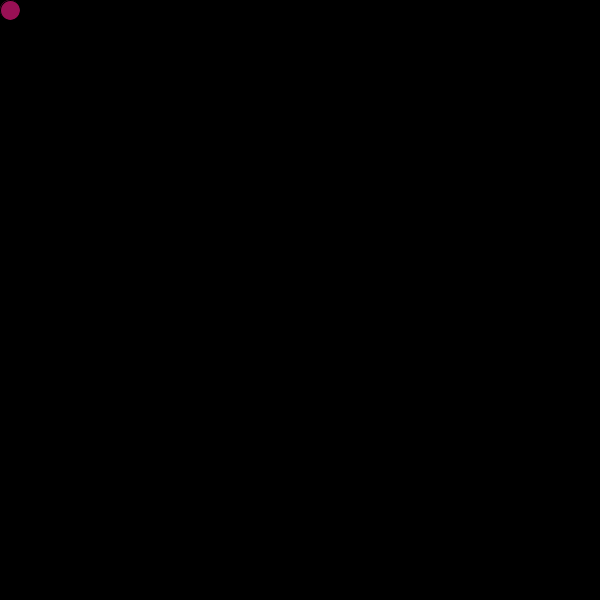
Frame 1 (no input)
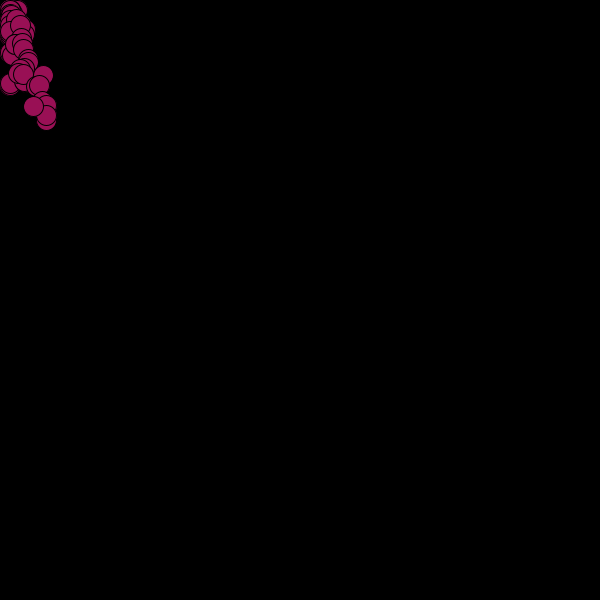
Frame 60 (the mouse pressed at the canvas centre just before this capture)
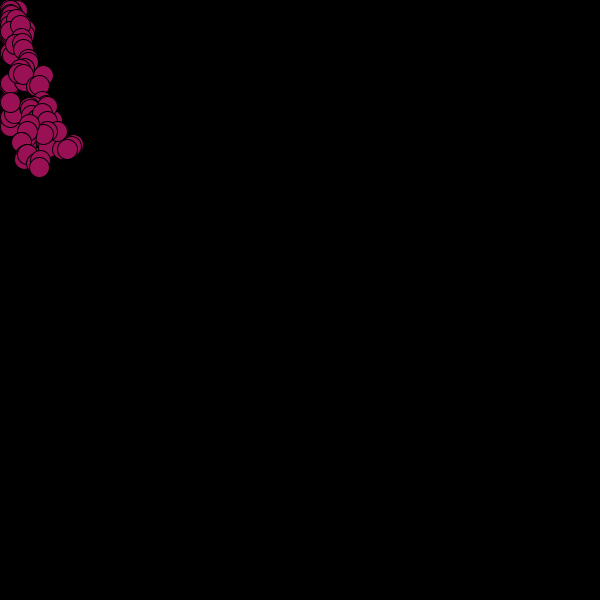
Frame 120 (the mouse held since frame 60 and released just before this capture)

The Processing sketch that drew these frames (run headless with seeded random() and noise(); from frame 60 on, the mouse is pressed at the canvas centre):

// Processing sketch: random02
// ── random02.pde
Ball ball;

float rand1, rand2;

void setup() {
  size(600, 600);
  ball = new Ball(rand1 * width, rand2 * height);
  background(0,0,0);
}

void draw() {
  ball.updateMe(); //<>// //<>//
  ball.drawMe();
}
// ── Ball.pde
class Ball {
  
  PVector pos;
  PVector vel;
  PVector acc;
  float velX, velY;
  int fillColor;
  float rad;
  float xMin, xMax, yMin, yMax;
  float angle;
  float velMax;
  float velMag;

  Ball(float x, float y) {
    pos = new PVector(x, y);
    vel = new PVector(x, y);
    fillColor = 0xFF991055;
    rad = 10;
    xMin = 0;
    xMax = width;
    yMin = 0;
    yMax = height;
    velMax = 10;
  }
  
  void updateMe() {
    rand1 = randomGaussian();
    // rand2 = random(1);
    angle = randomGaussian() * 2 * PI;
    velMag = velMax * rand1;
    vel.x = velMag * cos(angle);
    vel.y = velMag * sin(angle);
    pos.add(vel);
    //vel.add(acc);
    bounce();
  }
  
  void drawMe(){
    fill(fillColor);
    ellipseMode(RADIUS);
    ellipse (pos.x, pos.y, rad, rad);
  }

  void bounce() {
    if (pos.x < xMin + rad) {
      pos.x = xMin + rad;
      vel.x *= -1;
    }
    if (pos.x > xMax - rad) {
      pos.x = xMax - rad;
      vel.x *= -1;
    }
    if (pos.y < yMin + rad) {
      pos.y = yMin + rad;
      vel.y *= -1;
    }
    if (pos.y > yMax - rad) {
      pos.y = yMax - rad;
      vel.y *= -1;
    }
  }
}
